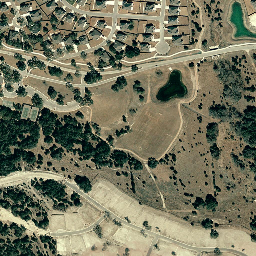
#> input picture Training with LEVIR-CD/Training/LEVIR CD Processed/train/A/train_1.png, 256 x 256 px, found by its file name; its folder holds only this picture in this run
$ python 'Step 1 PreProcessing.py'
#> lines starting #> are read from the running program, lines starting #| are printed output that depends on the picture; after the words box and inside, x2 and y2 are one past the last pixel; in counts of white or black regions, pixels touching at a corner belong together
'Preprocessing Script'

import os
import cv2
import numpy as np
from pathlib import Path
from tqdm import tqdm
import matplotlib.pyplot as plt
import json
from datetime import datetime

class LEVIRCDPreprocessor:
    """
    Complete preprocessing pipeline for LEVIR-CD dataset
    - Loads raw images
    - Resizes to target size
    - Normalizes pixel values
    - Saves processed data
    - Generates statistics
    """


    def __init__(self, raw_data_path, processed_data_path, target_size=(256, 256)):
        """
        Initialize preprocessor

        Args:
            raw_data_path: Path to raw LEVIR-CD dataset
            processed_data_path: Path to save processed data
            target_size: Target image size (height, width)
        """

        self.raw_data_path = Path(raw_data_path)
        self.processed_data_path = Path(processed_data_path)
        self.target_size = target_size

        # Statistics
        self.stats = {
            'train': {'count': 0, 'changed_pixels': 0, 'total_pixels': 0},
            'val': {'count': 0, 'changed_pixels': 0, 'total_pixels': 0},
            'test': {'count': 0, 'changed_pixels': 0, 'total_pixels': 0}
        }

        print("="*70)
        print("LEVIR-CD DATASET PREPROCESSOR")
        print("="*70)
        print(f"Raw data path: {self.raw_data_path}")
        print(f"Processed data path: {self.processed_data_path}")
        print(f"Target size: {self.target_size}")
        print("="*70)

    def create_directories(self):
        """Create output directory structure"""
        print("\n[1] Creating directory structure...")

        for split in ['train', 'val', 'test']:
            for folder in ['A', 'B', 'label']:
                output_dir = self.processed_data_path / split / folder
                output_dir.mkdir(parents=True, exist_ok=True)

        print("✓ Directories created successfully!")

    def load_image(self, path, grayscale=False):
        """
        Load image from path

        Args:
            path: Image file path
            grayscale: Load as grayscale if True

        Returns:
            Loaded image as numpy array
        """
#> called with grayscale = False
        if grayscale:
            img = cv2.imread(str(path), cv2.IMREAD_GRAYSCALE)
        else:
            img = cv2.imread(str(path))
#> img is the input picture: shape (256, 256, 3); mean B, G, R 93.9, 116.2, 116.1
            img = cv2.cvtColor(img, cv2.COLOR_BGR2RGB)
#> call 2 of load_image, with grayscale = False
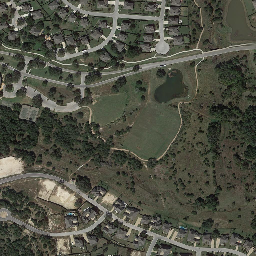
#> input picture Training with LEVIR-CD/Training/LEVIR CD Processed/train/B/train_1.png, 256 x 256 px, found by its file name
#> in load_image, img is the input picture: shape (256, 256, 3); mean B, G, R 67.9, 80.4, 79.3
#> call 3 of load_image, with grayscale = True
#> in load_image (call 3), `img = cv2.imread(str(path), cv2.IMREAD_GRAYSCALE)`:
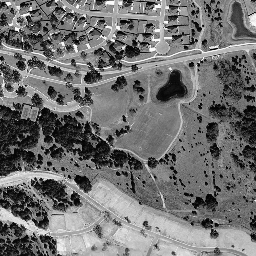
#> img: shape (256, 256); min 1, max 252, mean 113.1
        return img

    def preprocess_image(self, img):
        """
        Preprocess RGB image
        - Resize to target size
        - Normalize to [0, 1]

        Args:
            img: Input image (RGB)

        Returns:
            Preprocessed image
        """
        # Resize
        img_resized = cv2.resize(img, self.target_size, interpolation=cv2.INTER_LINEAR)

        # Keep as uint8 [0, 255] for storage efficiency
        # Normalization will be done during training
        return img_resized

    def preprocess_mask(self, mask):
        """
        Preprocess binary mask
        - Resize to target size
        - Binarize (0 or 255)

        Args:
            mask: Input mask (grayscale)

        Returns:
            Preprocessed binary mask
        """
        # Resize using nearest neighbor to preserve binary values
        mask_resized = cv2.resize(mask, self.target_size, interpolation=cv2.INTER_NEAREST)

        # Binarize: 0 for no change, 255 for change
        mask_binary = np.where(mask_resized > 127, 255, 0).astype(np.uint8)
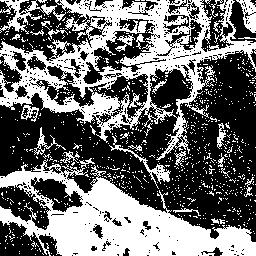
#> mask_binary: shape (256, 256); 42.8% white; 875 white regions (846 under 20 px), largest, box (x1, y1, x2, y2) and area: (0, 0, 256, 160) 12579, (0, 158, 256, 256) 10912, (0, 0, 66, 34) 648

        return mask_binary

    def process_split(self, split_name):
        """
        Process all images in a dataset split

        Args:
            split_name: 'train', 'val', or 'test'
        """
        print(f"\n[Processing {split_name.upper()} split]")

        # Paths
        split_input_path = self.raw_data_path / split_name
        split_output_path = self.processed_data_path / split_name

        # Check if input directory exists
        if not split_input_path.exists():
            print(f"⚠ Warning: {split_input_path} does not exist. Skipping...")
            return

        # Get all image files
        img_files = sorted(os.listdir(split_input_path / 'A'))

        if len(img_files) == 0:
            print(f"⚠ Warning: No images found in {split_input_path / 'A'}. Skipping...")
            return

        print(f"Found {len(img_files)} image pairs")

        # Process each image
        for img_file in tqdm(img_files, desc=f"Processing {split_name}"):
            try:
                # Load images
                img_a_path = split_input_path / 'A' / img_file
                img_b_path = split_input_path / 'B' / img_file
                mask_path = split_input_path / 'label' / img_file

                img_a = self.load_image(img_a_path, grayscale=False)
                img_b = self.load_image(img_b_path, grayscale=False)
                mask = self.load_image(mask_path, grayscale=True)

                # Preprocess
                img_a_proc = self.preprocess_image(img_a)
                img_b_proc = self.preprocess_image(img_b)
                mask_proc = self.preprocess_mask(mask)

                # Save processed images
                cv2.imwrite(
                    str(split_output_path / 'A' / img_file),
                    cv2.cvtColor(img_a_proc, cv2.COLOR_RGB2BGR)
                )
                cv2.imwrite(
                    str(split_output_path / 'B' / img_file),
                    cv2.cvtColor(img_b_proc, cv2.COLOR_RGB2BGR)
                )
                cv2.imwrite(
                    str(split_output_path / 'label' / img_file),
                    mask_proc
                )

                # Update statistics
                self.stats[split_name]['count'] += 1
                self.stats[split_name]['changed_pixels'] += np.sum(mask_proc > 0)
                self.stats[split_name]['total_pixels'] += mask_proc.size

            except Exception as e:
                print(f"\n⚠ Error processing {img_file}: {str(e)}")
                continue

        print(f"✓ {split_name} split processed: {self.stats[split_name]['count']} images")
#| ✓ train split processed: 1 images

    def calculate_statistics(self):
        """Calculate and display dataset statistics"""
        print("\n" + "="*70)
        print("DATASET STATISTICS")
        print("="*70)

        total_images = 0
        total_changed = 0
        total_pixels = 0

        for split in ['train', 'val', 'test']:
            count = self.stats[split]['count']
            changed = self.stats[split]['changed_pixels']
            total = self.stats[split]['total_pixels']

            if total > 0:
                change_ratio = (changed / total) * 100
                print(f"\n{split.upper()} Split:")
                print(f"  Images: {count}")
                print(f"  Changed pixels: {changed:,}")
                print(f"  Total pixels: {total:,}")
                print(f"  Change ratio: {change_ratio:.2f}%")

                total_images += count
                total_changed += changed
                total_pixels += total
#> this loop made 3 passes
#> (count, changed, total, change_ratio, total_images, total_changed, total_pixels) on pass 1: (1, 28071, 65536, 42.83, 1, 28071, 65536)
#> (count, changed, total) on passes 2 to 3: (0, 0, 0), (0, 0, 0)
#|   Images: 1
#|   Changed pixels: 28,071
#|   Total pixels: 65,536
#|   Change ratio: 42.83%
#> after the loop, total_changed = 28071; total_images = 1; total_pixels = 65536

        if total_pixels > 0:
            overall_change_ratio = (total_changed / total_pixels) * 100
#> overall_change_ratio = 42.83
            print(f"\nOVERALL:")
            print(f"  Total images: {total_images}")
#|   Total images: 1
            print(f"  Total changed pixels: {total_changed:,}")
#|   Total changed pixels: 28,071
            print(f"  Total pixels: {total_pixels:,}")
#|   Total pixels: 65,536
            print(f"  Overall change ratio: {overall_change_ratio:.2f}%")
#|   Overall change ratio: 42.83%

        print("="*70)

    def save_statistics(self):
        """Save statistics to JSON file"""
        stats_file = self.processed_data_path / 'preprocessing_stats.json'

        stats_output = {
            'preprocessing_date': datetime.now().strftime("%Y-%m-%d %H:%M:%S"),
            'target_size': self.target_size,
            'splits': self.stats
        }

        with open(stats_file, 'w') as f:
#> (the run stopped early here; a loop or call above may not have finished)
